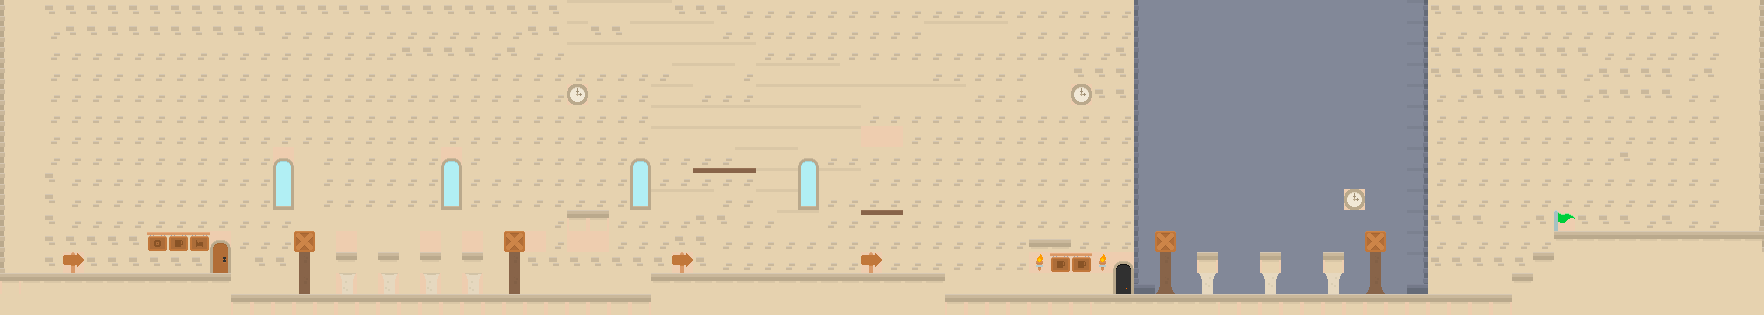

This is a level from a 2D game, rendered from its Tiled map with the project's own tilesets. A one-line summary and the map file follow, with tile-layer data summarised:
An orthogonal 84x15 tile map with 21x21 px tiles, 3 tile layers (decorations, water, collision) and 84 objects (45x coin, 22x garb, 4x slime, 3x veggie, 3x burger_cannon, ...).

<map version="1.0" tiledversion="1.0.3" orientation="orthogonal" renderorder="right-down" width="84" height="15" tilewidth="21" tileheight="21" backgroundcolor="#eecdaf" nextobjectid="174">
 <tileset firstgid="1" name="game_tiles" tilewidth="21" tileheight="21" spacing="2" margin="2" tilecount="900" columns="30">
  <image source="../images/spritesheet.png" width="692" height="692" />
 </tileset>
 <layer name="decorations" width="84" height="15">
  <data>[1260 cells, 1165 non-empty, 25 distinct tile ids]</data>
 </layer>
 <layer name="water" width="84" height="15">
  <data>[1260 cells, 0 non-empty, 0 distinct tile ids]</data>
 </layer>
 <layer name="collision" width="84" height="15">
  <data>[1260 cells, 181 non-empty, 13 distinct tile ids]</data>
 </layer>
 <objectgroup name="collection" offsetx="-0.303027" offsety="-0.848467">
  <object id="5" name="Energy" type="energy" gid="15" x="525" y="273" width="21" height="21" />
  <object id="7" name="Gold Coin" type="coin" gid="79" x="462" y="210" width="21" height="21" />
  <object id="11" name="Gold Coin" type="coin" gid="79" x="189" y="231" width="21" height="21" />
  <object id="12" name="Gold Coin" type="coin" gid="79" x="189" y="189" width="21" height="21" />
  <object id="13" name="Gold Coin" type="coin" gid="79" x="147" y="189" width="21" height="21" />
  <object id="15" name="Gold Coin" type="coin" gid="79" x="504" y="210" width="21" height="21" />
  <object id="18" name="Garb" type="garb" gid="195" x="777" y="252" width="21" height="21" />
  <object id="54" type="coin" gid="79" x="1323" y="252" width="21" height="21" />
  <object id="55" type="coin" gid="79" x="1197" y="252" width="21" height="21" />
  <object id="56" type="coin" gid="79" x="1260" y="252" width="21" height="21" />
  <object id="71" type="coin" gid="79" x="1155" y="210" width="21" height="21" />
  <object id="72" type="coin" gid="79" x="1155" y="231" width="21" height="21" />
  <object id="73" type="coin" gid="79" x="1365" y="231" width="21" height="21" />
  <object id="77" type="coin" gid="79" x="1365" y="210" width="21" height="21" />
  <object id="90" type="coin" gid="79" x="168" y="231" width="21" height="21" />
  <object id="91" type="coin" gid="79" x="168" y="210" width="21" height="21" />
  <object id="100" type="coin" gid="79" x="147" y="231" width="21" height="21" />
  <object id="103" type="coin" gid="79" x="189" y="210" width="21" height="21" />
  <object id="107" type="coin" gid="79" x="168" y="189" width="21" height="21" />
  <object id="108" type="coin" gid="79" x="987" y="168" width="21" height="21" />
  <object id="109" type="coin" gid="79" x="966" y="168" width="21" height="21" />
  <object id="111" type="coin" gid="79" x="1029" y="231" width="21" height="21" />
  <object id="112" type="coin" gid="79" x="693" y="168" width="21" height="21" />
  <object id="113" type="coin" gid="79" x="714" y="168" width="21" height="21" />
  <object id="114" type="coin" gid="79" x="735" y="168" width="21" height="21" />
  <object id="118" name="Garb" type="garb" gid="195" x="861" y="147.667" width="21" height="21" />
  <object id="119" name="Garb" type="garb" gid="195" x="735" y="273" width="21" height="21" />
  <object id="120" name="Garb" type="garb" gid="195" x="861" y="126.667" width="21" height="21" />
  <object id="122" name="Garb" type="garb" gid="195" x="861" y="168.667" width="21" height="21" />
  <object id="123" name="Gold Coin" type="coin" gid="79" x="147" y="210" width="21" height="21" />
  <object id="124" name="Gold Coin" type="coin" gid="79" x="483" y="210" width="21" height="21" />
  <object id="125" name="Garb" type="garb" gid="195" x="798" y="273" width="21" height="21" />
  <object id="126" name="Garb" type="garb" gid="195" x="756" y="252" width="21" height="21" />
  <object id="127" name="Garb" type="garb" gid="195" x="882" y="126" width="21" height="21" />
  <object id="128" name="Garb" type="garb" gid="195" x="882" y="147" width="21" height="21" />
  <object id="129" name="Garb" type="garb" gid="195" x="882" y="168" width="21" height="21" />
  <object id="131" name="Garb" type="garb" gid="195" x="945" y="273" width="21" height="21" />
  <object id="132" name="Garb" type="garb" gid="195" x="945" y="252" width="21" height="21" />
  <object id="133" name="Garb" type="garb" gid="195" x="966" y="168" width="21" height="21" />
  <object id="134" name="Garb" type="garb" gid="195" x="945" y="189" width="21" height="21" />
  <object id="135" name="Garb" type="garb" gid="195" x="966" y="188.333" width="21" height="21" />
  <object id="136" name="Garb" type="garb" gid="195" x="945" y="210" width="21" height="21" />
  <object id="137" name="Garb" type="garb" gid="195" x="945" y="231" width="21" height="21" />
  <object id="138" name="Garb" type="garb" gid="195" x="966" y="272.333" width="21" height="21" />
  <object id="139" name="Garb" type="garb" gid="195" x="966" y="209.333" width="21" height="21" />
  <object id="140" name="Garb" type="garb" gid="195" x="966" y="230.333" width="21" height="21" />
  <object id="141" name="Garb" type="garb" gid="195" x="945" y="168.667" width="21" height="21" />
  <object id="142" name="Garb" type="garb" gid="195" x="966" y="251.333" width="21" height="21" />
  <object id="143" name="Gold Coin" type="coin" gid="79" x="336" y="231" width="21" height="21" />
  <object id="144" name="Gold Coin" type="coin" gid="79" x="336" y="210" width="21" height="21" />
  <object id="145" name="Gold Coin" type="coin" gid="79" x="336" y="168" width="21" height="21" />
  <object id="146" name="Gold Coin" type="coin" gid="79" x="378" y="168" width="21" height="21" />
  <object id="147" name="Gold Coin" type="coin" gid="79" x="378" y="231" width="21" height="21" />
  <object id="148" name="Gold Coin" type="coin" gid="79" x="378" y="210" width="21" height="21" />
  <object id="150" name="Gold Coin" type="coin" gid="79" x="420" y="168" width="21" height="21" />
  <object id="151" name="Gold Coin" type="coin" gid="79" x="420" y="231" width="21" height="21" />
  <object id="152" name="Gold Coin" type="coin" gid="79" x="420" y="210" width="21" height="21" />
  <object id="154" name="Gold Coin" type="coin" gid="79" x="462" y="168" width="21" height="21" />
  <object id="155" name="Gold Coin" type="coin" gid="79" x="462" y="231" width="21" height="21" />
  <object id="156" name="Gold Coin" type="coin" gid="79" x="462" y="210" width="21" height="21" />
  <object id="160" name="Gold Coin" type="coin" gid="79" x="630" y="126" width="21" height="21" />
  <object id="162" name="Gold Coin" type="coin" gid="79" x="630" y="147" width="21" height="21" />
  <object id="164" name="Gold Coin" type="coin" gid="79" x="798" y="126" width="21" height="21" />
  <object id="166" name="Gold Coin" type="coin" gid="79" x="798" y="147" width="21" height="21" />
  <object id="168" name="Gold Coin" type="coin" gid="79" x="756" y="273" width="21" height="21" />
  <object id="169" name="Gold Coin" type="coin" gid="79" x="777" y="273" width="21" height="21" />
  <object id="170" type="veggie" gid="810" x="336" y="252" width="21" height="21" />
  <object id="171" type="veggie" gid="810" x="420" y="252" width="21" height="21" />
  <object id="172" type="veggie" gid="810" x="462" y="252" width="21" height="21" />
  <object id="173" gid="810" x="1155" y="189" width="21" height="21" />
 </objectgroup>
 <objectgroup name="Exit">
  <object id="49" name="Exit" type="exit" gid="254" x="1638" y="231" width="21" height="21" />
 </objectgroup>
 <objectgroup name="players">
  <object id="1" name="Player" type="player" gid="20" x="0" y="252" width="21" height="21" />
 </objectgroup>
 <objectgroup name="enemies">
  <object id="37" name="Enemy" type="slime" gid="261" x="378" y="252" width="21" height="21" />
  <object id="39" name="Enemy" type="burger_cannon" gid="859" x="504" y="231" width="21" height="21" />
  </objectgroup>
</map>
<!-- 10 of 84 objects omitted -->